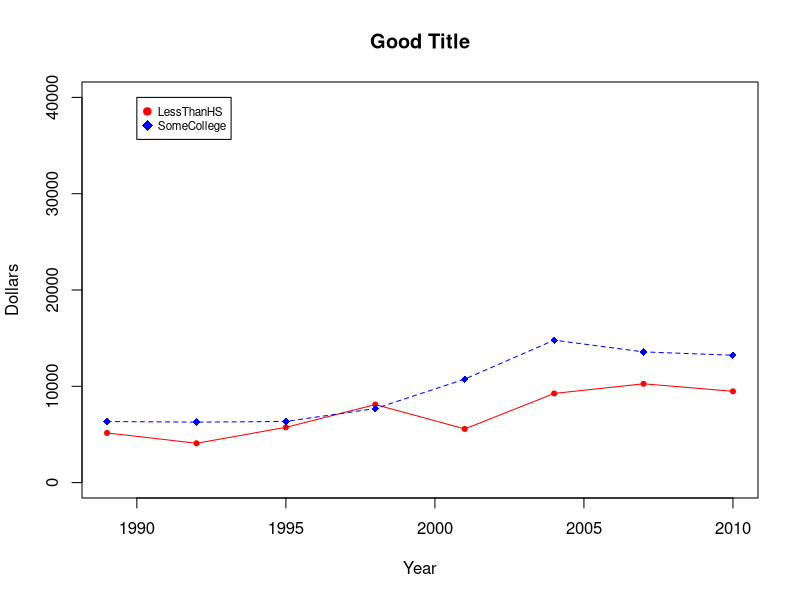

Here is the R script that generated this plot:
## ---- chunk 1
knitr::opts_chunk$set(echo = TRUE)
## ---- chunk 2
library(readr)
debt <- read_csv("Lecture Notes/MEANSTUDENTLOANDEBTBYCATEGORY.CSV")
#View(debt)

attach(debt) #allows you to just use the names of columns
names(debt) #gives names of columns


plot(Year,LessThanHS,type="o",col="red",pch=20,lty=1,ylab="Dollars",ylim=c(0,40000),main="Good Title") #overlaid points and connected lines

points(Year,HSGrad,type="o",col="blue",pch=18,lty=2)

legend(1990,40000,c("LessThanHS","SomeCollege"),cex=.7,pch=c(20,18),pt.cex=1.5,col=c("red","blue"))
